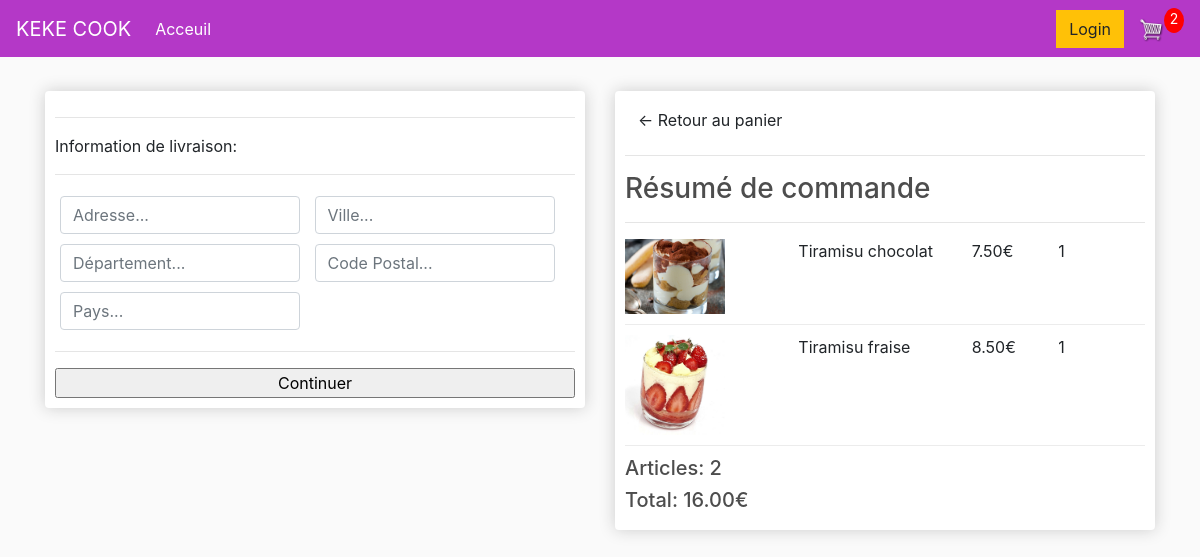
Screenshot of /checkout/ (signed in) with the database file from the repository.
### store/models.py (models this page shows, shortened)
class OrderItem(models.Model):
    product=models.ForeignKey(Product, on_delete=models.SET_NULL, null=True, blank=True)
    order=models.ForeignKey(Order, on_delete=models.SET_NULL, null=True, blank=True)
    quantity=models.IntegerField(default=0, null=True, blank=True)
    date_added=models.DateTimeField(auto_now_add=True)
    @property
    def get_total(self):
        total=self.product.price * self.quantity
        return total

class Product(models.Model):
    name=models.CharField(max_length=200,null=True)
    price=models.DecimalField(max_digits=7, decimal_places=2)
    deliverable=models.BooleanField(default=False, null=True, blank=False)
    image=models.ImageField(null=True, blank=True)
    @property
    def imageURL(self):
        try:
            url=self.image.url
        except:
            url=''
        return url

class Order(models.Model):
    customer=models.ForeignKey(Customer,on_delete=models.SET_NULL, null=True, blank=True)
    date_ordered=models.DateTimeField(auto_now_add=True)
    complete=models.BooleanField(default=False)
    transaction_id=models.CharField(max_length=100,null=True)
    @property
    def get_cart_total(self):
        orderitems=self.orderitem_set.all()
        total=sum([item.get_total for item in orderitems])
        return total
    @property
    def get_cart_items(self):
        orderitems=self.orderitem_set.all()
        total=sum([item.quantity for item in orderitems])
        return total
    @property
    def shipping(self):
        shipping = False
        orderitems= self.orderitem_set.all()
        for i in orderitems:
            if i.product.deliverable == False:
                shipping = True
        return shipping

### store/views.py (the view)
# urls.py: path('checkout/',views.checkout, name='checkout'),
def checkout(request):
    data=cartData(request)
    cartItems = data['cartItems']
    order = data['order']
    items = data['items']
    context={'items':items, 'order':order, 'cartItems':cartItems}
    return render(request, 'store/checkout.html',context)

### store/utils.py (called while the page is built)
def cartData(request):
    if request.user.is_authenticated:
        customer=request.user.customer
        order,created=Order.objects.get_or_create(customer=customer, complete=False)
        items=order.orderitem_set.all()
        cartItems = order.get_cart_items
    else:
        cookieData = cookieCart(request)
        cartItems = cookieData['cartItems']
        order = cookieData['order']
        items = cookieData['items']
    return {'cartItems':cartItems ,'order':order, 'items':items}

### store/templates/store/checkout.html (shortened to what this page needs)
{%extends 'store/main.html'%}
{% load static %}
{%block content%}
<div class="row">
    <div class="col-lg-6">
        <div class="box-element" id="form-wrapper">
            <form id='form'>
                <div id="shipping-info">
                    <hr>
                    <p> Information de livraison:</p>
                    <hr>
                    <div class="form-field">
                        <input class="form-control" type="text" name="address" placeholder="Adresse...">
                    </div>
                    <div class="form-field">
                        <input class="form-control" type="text" name="city" placeholder="Ville...">
                    </div>
                    <div class="form-field">
                        <input class="form-control" type="text" name="state" placeholder="Département...">
                    </div>
                    <div class="form-field">
                        <input class="form-control" type="text" name="zip_code" placeholder="Code Postal...">
                    </div>
                    <div class="form-field">
                        <input class="form-control" type="text" name="pays" placeholder="Pays...">
                    </div>
                </div>
                <hr>
                <input id="form-button" class="btnbtn-succes btn-block" type="submit" value="Continuer">
            </form>
        </div>
        <br>
    </div>
    <div class="col-lg-6">
        <div class="box-element">
            <a class="btn btn_outline-dark" href="{%url 'cart'%}">&#x2190; Retour au panier</a>
            <hr>
            <h3>Résumé de commande</h3>
            <hr>
            {%for item in items%}
            <div class="cart-row">
                <div style="flex:2"><img class="row-image" src="{{item.product.imageURL}}"></div>
                <div style="flex:2"><p>{{item.product.name}}</p></div>
                <div style="flex:1"><p>{{item.product.price|floatformat:2}}€</p></div>
                <div style="flex:1"><p>{{item.quantity}}</p></div>
            </div>
            {%endfor%}
            <h5>Articles:   {{order.get_cart_items}}</h5>
            <h5>Total:   {{order.get_cart_total|floatformat:2}}€</h5>
        </div>
    </div>
</div>
{%endblock content%}

### static/css/main.css (style rules this page uses)
body { background-color: hsl(0, 0%, 98%); }
h1,h2,h3,h4,h5,h6 { color:hsl(0, 0%, 30%); }
.box-element { box-shadow:hsl(0, 0%, 80%) 0 0 16px; background-color: #fff; border-radius: 4px; padding: 10px; }
.col-lg-4, .col-lg-6, .col-lg-8, .col-lg-12 { margin-top: 10px; margin-bottom: 10px; }
.btn { border-radius: 0; }
.row-image { width: 100px; }
.form-field { width:250px; display: inline-block; padding: 5px; }
.cart-row { display: flex; align-items: flex-stretch; padding-bottom: 10px; margin-bottom: 10px; border-bottom: 1px solid #ececec; }

### rows the page displays
OrderItem: product.imageURL (picture), product.name "Tiramisu chocolat", product.price "7.50", quantity "1"
OrderItem: product.imageURL (picture), product.name "Tiramisu fraise", product.price "8.50", quantity "1"
Order: get_cart_items "2", get_cart_total "16.00"

### other values shown
{{ cartItems }} "2"
